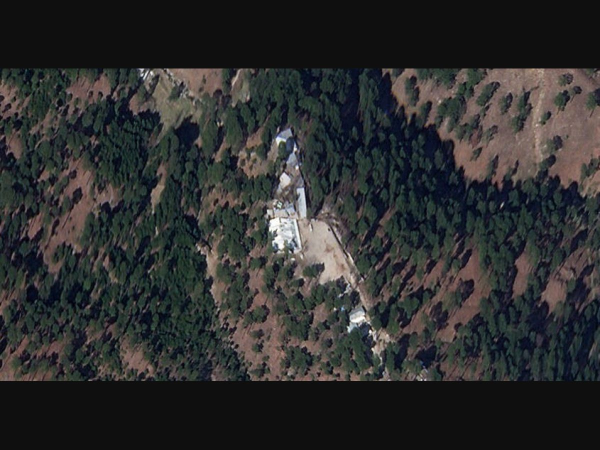
#> input picture images/image.jpg, 1200 x 900 px, given in place of 001.png, which was not available (shown at 1/2 size)
$ jupyter execute --allow-errors Segmentation.ipynb   (text cells are left out)
#> lines starting #> are read from the running program, lines starting #| are printed output that depends on the picture; after the words box and inside, x2 and y2 are one past the last pixel; in counts of white or black regions, pixels touching at a corner belong together; long printed decimals are rounded; pictures that were not available may be replaced by others from this repository, and a replacement may not be noted
[cell 1]
import numpy as np
import pandas as pd
import seaborn as sns
from PIL import Image
import os
import matplotlib.pyplot as plt
import cv2

from sklearn.model_selection import train_test_split

import torch
import torch.nn as nn
from torch.utils.data import Dataset, DataLoader
from torchvision import transforms as T
import torchvision
import torch.nn.functional as F
from torch.autograd import Variable

import albumentations as A
from sklearn.metrics import precision_score, recall_score, f1_score

import time
from tqdm.notebook import tqdm

from torchsummary import summary
import segmentation_models_pytorch as smp
import shutil

import tifffile as tiff
import earthpy.plot as ep
from skimage import measure
from skimage import filters

os.environ['CUDA_LAUNCH_BLOCKING'] = "1"
#> (the rest of this cell did not finish here and is left out)

[cell 2]
image_path = "semantic-drone-dataset/dataset/semantic_drone_dataset/trees_images/"
mask_path = "semantic-drone-dataset/dataset/semantic_drone_dataset/trees_masks_bald_same/"

[cell 3]
mask = np.array(Image.open("semantic-drone-dataset/dataset/semantic_drone_dataset/trees_masks_bald_same/001.png").convert("L"))
np.unique(mask)
#> Out = 256 values from 0 to 255

[cell 4]
plt.imshow(mask)

[cell 5]
class TreeDataset(Dataset):
    # [5 lines left out: function __init__, not called in this run]

    def __len__(self):
        return len(self.images)

    # [20 lines left out: function __getitem__, not called in this run]

#> (a cell that did not finish here is left out)

[cell 7]
n_classes = 2

def create_df():
    name = []
    for dirname, _, filenames in os.walk(image_path):
        for filename in filenames:
            name.append(filename.split('.')[0])

    return pd.DataFrame({'id': name}, index = np.arange(0, len(name)))

df = create_df()
print('Total Images: ', len(df))

#> (a cell that did not finish here is left out)

#> (a cell that did not finish here is left out)

#> (a cell that did not finish here is left out)

[cell 11]
num_epochs = 20

#> (the rest of this cell did not finish here and is left out)

#> (a cell that did not finish here is left out)

#> (a cell that did not finish here is left out)

#> (a cell that did not finish here is left out)

[cell 15]
# [18 lines left out: function predict_mask, not called in this run]

# Example usage
image_path = 'images/a.jpg'
#> (the rest of this cell did not finish here and is left out)

#> (a cell that did not finish here is left out)

[cell 17]
mask_path = 'semantic-drone-dataset/dataset/semantic_drone_dataset/trees_masks_bald_same/001.png'  # Update this path to your image
image_path = 'semantic-drone-dataset/dataset/semantic_drone_dataset/trees_images/001.jpg'  # Update this path to your mask

[cell 18]
image_pil = Image.open("images/trees_count.PNG").convert("L")
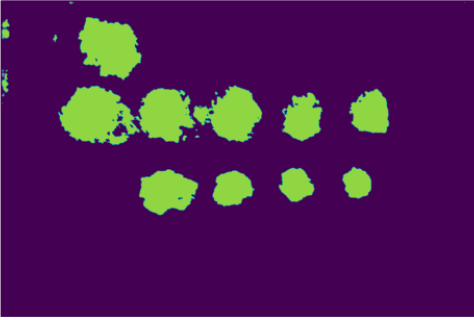
#> input picture images/trees_count.PNG, 474 x 320 px
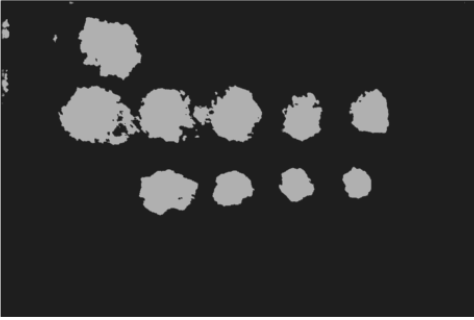
#> image_pil: PIL image 474x320 L; min 30, max 255, mean 49.4

def Opening(image, filter_size):
    img = np.copy(image)
    kernel = cv2.getStructuringElement(cv2.MORPH_ELLIPSE, (filter_size, filter_size))
    opening = cv2.morphologyEx(img, cv2.MORPH_OPEN, kernel)
    return opening

def Binary(image, threshold, max_value=1):
    img = np.copy(image)
    (t, masklayer) = cv2.threshold(img, threshold, max_value, cv2.THRESH_BINARY)
    return masklayer

def Gaussian_filter(image, sigma=1):
    img = np.copy(image)
    blur = filters.gaussian(img, sigma=sigma)
    return blur

def Find_threshold_otsu(image):
    t = filters.threshold_otsu(image)
    return t

def ExtractObjects(image):
    img = np.copy(image)
    blob_labels = measure.label(img, background=0)
    number_of_objects = np.unique(blob_labels)
    return blob_labels, number_of_objects

def post_processing(img):
    plt.figure(figsize=(20, 15))

    plt.subplot(3, 3, 1)
    plt.title("Original Image")
    plt.imshow(img, cmap='gray')

    # Step 1: Gaussian Blur
    blur = Gaussian_filter(img, sigma=1)
    plt.subplot(3, 3, 2)
    plt.title("Gaussian Blur")
    plt.imshow(blur, cmap='gray')

    # Step 2: Find Otsu Threshold
    t = Find_threshold_otsu(blur)
#> in Find_threshold_otsu, `t = filters.threshold_otsu(image)`: t = 0.394
    print(f'Otsu Threshold: {t}')

    # Step 3: Binary Image
    binary_img = Binary(blur, t)
    plt.subplot(3, 3, 3)
    plt.title("Binary Image")
    plt.imshow(binary_img, cmap='gray')

    # Step 4: Opening
    opened_img = Opening(binary_img, filter_size=15)
    plt.subplot(3, 3, 4)
    plt.title("Opening (Erosion followed by Dilation)")
    plt.imshow(opened_img, cmap='gray')

    # Step 5: Extract Objects
    blob_labels, number_of_objects = ExtractObjects(opened_img)
    plt.subplot(3, 3, 5)
    plt.title("Number of Trees: {}".format(number_of_objects[-1]))
    plt.imshow(blob_labels, cmap='gist_ncar')

    return opened_img, number_of_objects, blob_labels

# Assuming image_pil is the input PIL image converted to a numpy array

# Call the post_processing function
opened_img, number_of_objects, blob_labels = post_processing(image_pil)
#| Otsu Threshold: 0.3944
#> in Binary, `(t, masklayer) = cv2.threshold(img, threshold, max_value, cv2.THRESH_B..`:
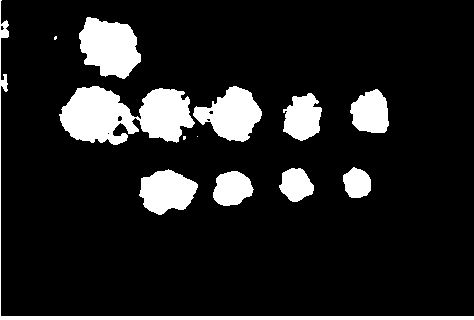
#> masklayer: shape (320, 474) float64; values 0 (black) and 1 (white), 13% white; 13 white regions (3 under 20 px), largest, box (x1, y1, x2, y2) and area: (59, 86, 195, 145) 5288, (79, 17, 141, 79) 2701, (0, 0, 474, 320) 2403
#> in Opening, `opening = cv2.morphologyEx(img, cv2.MORPH_OPEN, kernel)`:
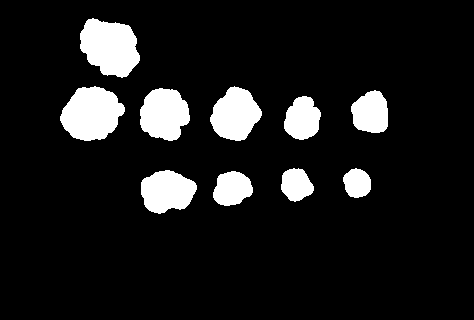
#> opening: shape (320, 474) float64; values 0 (black) and 1 (white), 10.5% white; 10 white regions, largest, box (x1, y1, x2, y2) and area: (80, 18, 140, 78) 2600, (60, 86, 125, 141) 2562, (140, 88, 190, 141) 2013
#> in ExtractObjects, `blob_labels = measure.label(img, background=0)`:
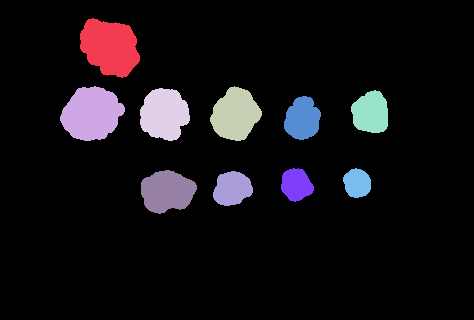
#> blob_labels: shape (320, 474) int64; 11 distinct labels, from 0 to 10; one colour per label, 0 black
#> in ExtractObjects, `number_of_objects = np.unique(blob_labels)`: number_of_objects = [0, 1, 2, 3, 4, 5, 6, 7, 8, 9, 10]
#> number_of_objects = [0, 1, 2, 3, 4, 5, 6, 7, 8, 9, 10]

# Show the plot
plt.show()
